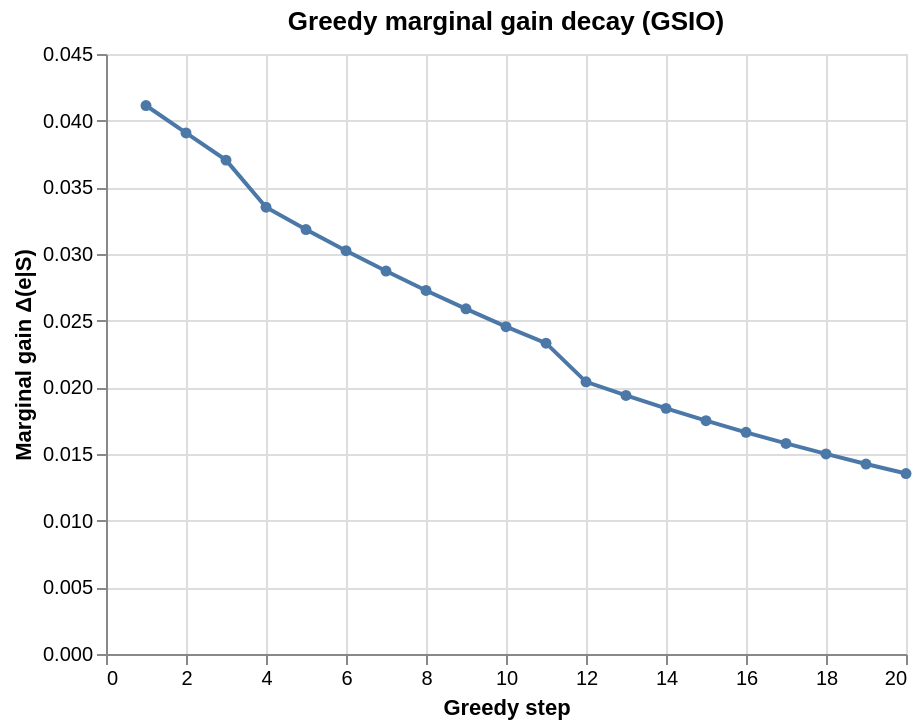

This figure's Vega-Lite source:
### Vega-Lite specification from a JSON file in a GitHub repository (floating-point values rounded to 4 significant figures)
{"$schema": "https://vega.github.io/schema/vega-lite/v5.json", "title": "Greedy marginal gain decay (GSIO)", "width": 400, "height": 300, "data": {"values": [{"step": 1, "gain": 0.04114}, {"step": 2, "gain": 0.03908}, {"step": 3, "gain": 0.03704}, {"step": 4, "gain": 0.03351}, {"step": 5, "gain": 0.03184}, {"step": 6, "gain": 0.03025}, {"step": 7, "gain": 0.02872}, {"step": 8, "gain": 0.02727}, {"step": 9, "gain": 0.02589}, {"step": 10, "gain": 0.02455}, {"step": 11, "gain": 0.02331}, {"step": 12, "gain": 0.02041}, {"step": 13, "gain": 0.01939}, {"step": 14, "gain": 0.01842}, {"step": 15, "gain": 0.0175}, {"step": 16, "gain": 0.01663}, {"step": 17, "gain": 0.0158}, {"step": 18, "gain": 0.015}, {"step": 19, "gain": 0.01425}, {"step": 20, "gain": 0.01354}]}, "mark": {"type": "line", "point": true}, "encoding": {"x": {"field": "step", "type": "quantitative", "title": "Greedy step"}, "y": {"field": "gain", "type": "quantitative", "title": "Marginal gain Δ(e|S)"}}}
